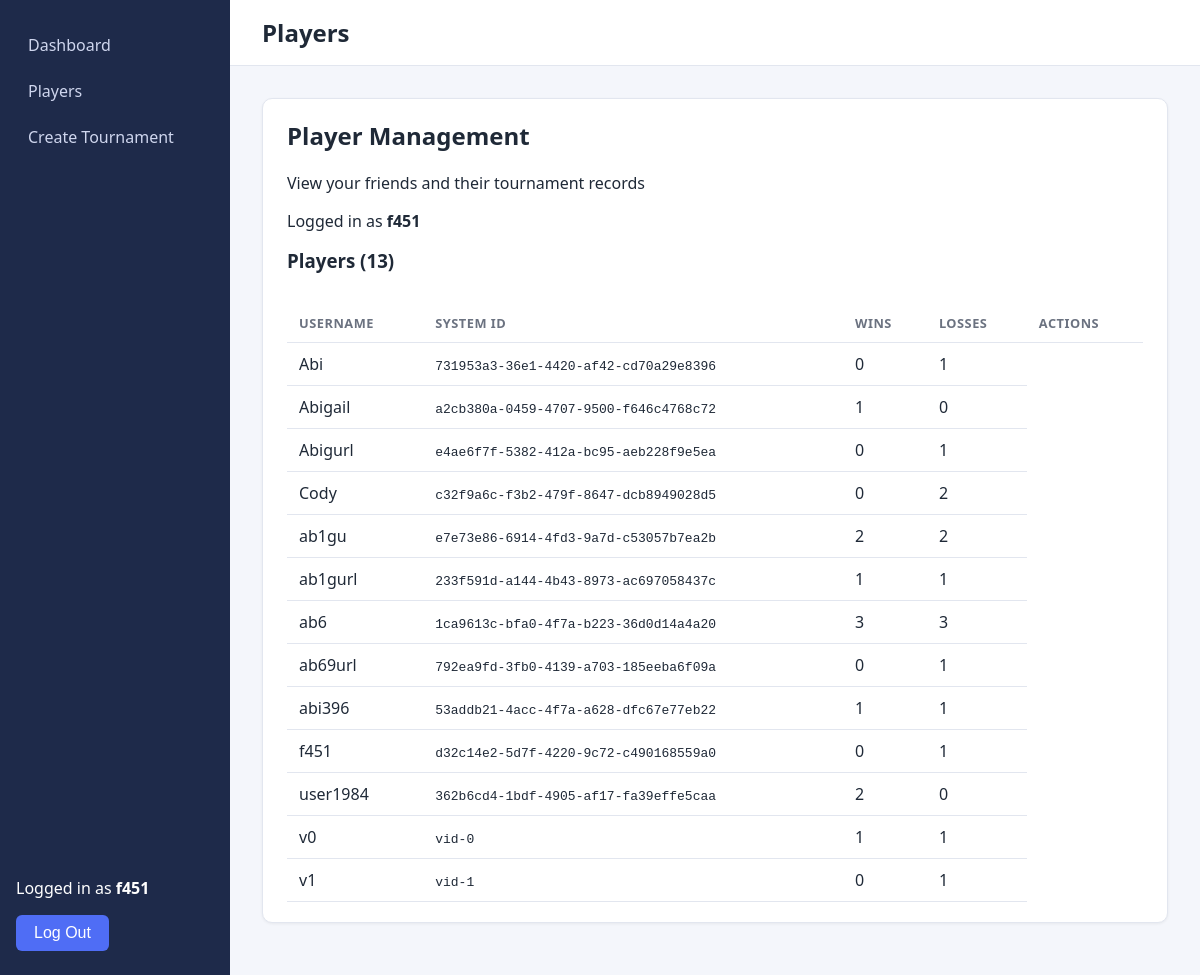
Screenshot of /players/ (signed in) with the database file from the repository.
### tournament/models.py (models this page shows, shortened)
class Player(models.Model):
    user = models.OneToOneField(
        settings.AUTH_USER_MODEL,
        on_delete=models.SET_NULL,
        null=True,
        blank=True,
        related_name='player_profile'
    )
    username = models.CharField(max_length=100, unique=True)
    player_id = models.CharField(max_length=50, unique=True, blank=True) #ID generated by the system
    wins = models.IntegerField(default=0)
    losses = models.IntegerField(default=0)

### tournament/views.py (the view)
# urls.py: path("players/", views.players, name="players"),
@login_required
def players(request):
    all_players = Player.objects.all().order_by("username")
    return render(
        request,
        "tournament/players.html",
        {"players": all_players},
    )

### tournament/templates/tournament/players.html (shortened to what this page needs)
{% extends "tournament/base.html" %}
{% block heading %}
Players
{% endblock %}
{% block content %}
<div class="card">
    <h2>Player Management</h2>
    <p>View your friends and their tournament records</p>
    {% if user.is_authenticated %}
        <p>
            Logged in as <strong>{{ user.username }}</strong>
        </p>
    {% else %}
        <p>
            <a href="{% url 'login' %}">Log In</a> to join your friends
        </p>
    {% endif %}
    <h3>Players ({{ players|length}})</h3>
    {% if players %}
    <div style="overflow-x: auto;">
        <table style="width: 100%; border-collapse: collapse;">
        <thead>
            <tr>
                <th>Username</th>
                <th>System ID</th>
                <th>Wins</th>
                <th>Losses</th>
                <th>Actions</th>
            </tr>
        </thead>
        <tbody>
            {% for player in players %}
            <tr>
                <td>{{ player.username }}</td>
                <td><code>{{ player.player_id }}</code></td>
                <td>{{ player.wins }}</td>
                <td>{{ player.losses }}</td>
            </tr>
            {% endfor %}
        </tbody>
    </table>
    {% else %}
    <p>No players have been registered yet.</p>
    {% endif %}
</div>
{% endblock %}

### tournament/templates/tournament/base.html (shortened to what this page needs)
{% load static %}
<!DOCTYPE html>
<html lang="en">
<head>
    <link rel="stylesheet" href="{% static 'tournament/css/style.css' %}">
</head>
<body>
    <div class="app">
        <aside class="sidebar">
            <nav>
                <a href="{% url 'dashboard' %}">Dashboard</a>
                <a href="{% url 'players' %}">Players</a>
                <a href="{% url 'tournament_setup' %}">Create Tournament</a>
            </nav>
            <div class="sidebar-bottom">
                {% if user.is_authenticated %}
                    <p>Logged in as <strong>{{ user.username }}</strong></p>
                    <form method="post" action="{% url 'logout' %}">
                        <button type="submit">Log Out</button>
                    </form>
                {% else %}
                    <a href="{% url 'login' %}">Log In</a>
                    <a href="{% url 'signup' %}">Sign Up</a>
                {% endif %}
            </div>
        </aside>
        <main class="main">
            <header class="topbar">
                <h1>{% block heading%}Tournament Manager{% endblock %}</h1>
            </header>
            <section class="content">
                {% block content %}
                {% endblock %}
            </section>
        </main>
    </div>
</body>
</html>

### tournament/static/tournament/css/style.css (style rules this page uses)
:root { --bg: #f4f6fb; --sidebar: #1e2a4a; --sidebar-hover: #2d3d6b; --accent: #4f6df5; --accent-dark: #3a54d4; --text: #1f2937; --muted: #6b7280; --border: #e2e6ef; }
* { box-sizing: border-box; }
body { margin: 0; font-family: "Segoe UI", Roboto, Arial, sans-serif; background: var(--bg); color: var(--text); }
.app { display: flex; min-height: 100vh; }
.sidebar { width: 230px; background: var(--sidebar); color: #fff; display: flex; flex-direction: column; padding: 24px 16px; }
.sidebar nav { display: flex; flex-direction: column; gap: 4px; }
.sidebar a { color: #cfd6ee; text-decoration: none; padding: 10px 12px; border-radius: 6px; }
.sidebar-bottom { margin-top: auto; }
.main { flex: 1; display: flex; flex-direction: column; min-width: 0; }
.topbar { background: #fff; border-bottom: 1px solid var(--border); padding: 16px 32px; display: flex; justify-content: space-between; align-items: center; }
.topbar h1 { margin: 0; font-size: 1.5rem; }
.content { padding: 32px; max-width: 1100px; }
.card { background: #fff; border: 1px solid var(--border); border-radius: 10px; padding: 20px 24px; margin-bottom: 20px; box-shadow: 0 1px 3px rgba(0, 0, 0, 0.06); }
.card h2, .card h3 { margin-top: 0; }
table { width: 100%; border-collapse: collapse; margin-top: 12px; }
th, td { text-align: left; padding: 10px 12px; border-bottom: 1px solid var(--border); }
th { font-size: 0.8rem; text-transform: uppercase; letter-spacing: 0.04em; color: var(--muted); }
button, .btn-primary { background: var(--accent); color: #fff; border: none; padding: 9px 18px; border-radius: 6px; font-size: 1rem; cursor: pointer; text-decoration: none; display: inline-block; }

### rows the page displays
Player: username "Abi", player_id "731953a3-36e1-4420-af42-cd70a29e8396", wins "0", losses "1"
Player: username "Abigail", player_id "a2cb380a-0459-4707-9500-f646c4768c72", wins "1", losses "0"
Player: username "Abigurl", player_id "e4ae6f7f-5382-412a-bc95-aeb228f9e5ea", wins "0", losses "1"
Player: username "Cody", player_id "c32f9a6c-f3b2-479f-8647-dcb8949028d5", wins "0", losses "2"
Player: username "ab1gu", player_id "e7e73e86-6914-4fd3-9a7d-c53057b7ea2b", wins "2", losses "2"
Player: username "ab1gurl", player_id "233f591d-a144-4b43-8973-ac697058437c", wins "1", losses "1"
Player: username "ab6", player_id "1ca9613c-bfa0-4f7a-b223-36d0d14a4a20", wins "3", losses "3"
Player: username "ab69url", player_id "792ea9fd-3fb0-4139-a703-185eeba6f09a", wins "0", losses "1"
Player: username "abi396", player_id "53addb21-4acc-4f7a-a628-dfc67e77eb22", wins "1", losses "1"
Player: username "f451", player_id "d32c14e2-5d7f-4220-9c72-c490168559a0", wins "0", losses "1"
Player: username "user1984", player_id "362b6cd4-1bdf-4905-af17-fa39effe5caa", wins "2", losses "0"
Player: username "v0", player_id "vid-0", wins "1", losses "1"
Player: username "v1", player_id "vid-1", wins "0", losses "1"

### other values shown
{{ user.username }} "f451"
{{ players|length }} "13"
